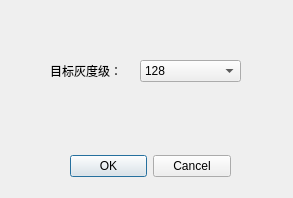
<?xml version="1.0" encoding="UTF-8"?>
<ui version="4.0">
 <class>Combo</class>
 <widget class="QDialog" name="Combo">
  <property name="geometry">
   <rect>
    <x>0</x>
    <y>0</y>
    <width>293</width>
    <height>198</height>
   </rect>
  </property>
  <property name="windowTitle">
   <string>Dialog</string>
  </property>
  <widget class="QDialogButtonBox" name="buttonBox">
   <property name="geometry">
    <rect>
     <x>70</x>
     <y>150</y>
     <width>161</width>
     <height>32</height>
    </rect>
   </property>
   <property name="orientation">
    <enum>Qt::Horizontal</enum>
   </property>
   <property name="standardButtons">
    <set>QDialogButtonBox::Cancel|QDialogButtonBox::Ok</set>
   </property>
  </widget>
  <widget class="QComboBox" name="comboBox">
   <property name="geometry">
    <rect>
     <x>140</x>
     <y>60</y>
     <width>101</width>
     <height>22</height>
    </rect>
   </property>
   <item>
    <property name="text">
     <string>128</string>
    </property>
   </item>
   <item>
    <property name="text">
     <string>64</string>
    </property>
   </item>
   <item>
    <property name="text">
     <string>32</string>
    </property>
   </item>
   <item>
    <property name="text">
     <string>16</string>
    </property>
   </item>
   <item>
    <property name="text">
     <string>8</string>
    </property>
   </item>
   <item>
    <property name="text">
     <string>4</string>
    </property>
   </item>
   <item>
    <property name="text">
     <string>2</string>
    </property>
   </item>
  </widget>
  <widget class="QLabel" name="label">
   <property name="geometry">
    <rect>
     <x>50</x>
     <y>60</y>
     <width>71</width>
     <height>21</height>
    </rect>
   </property>
   <property name="text">
    <string>目标灰度级：</string>
   </property>
  </widget>
 </widget>
 <resources/>
 <connections>
  <connection>
   <sender>buttonBox</sender>
   <signal>accepted()</signal>
   <receiver>Combo</receiver>
   <slot>accept()</slot>
   <hints>
    <hint type="sourcelabel">
     <x>248</x>
     <y>254</y>
    </hint>
    <hint type="destinationlabel">
     <x>157</x>
     <y>274</y>
    </hint>
   </hints>
  </connection>
  <connection>
   <sender>buttonBox</sender>
   <signal>rejected()</signal>
   <receiver>Combo</receiver>
   <slot>reject()</slot>
   <hints>
    <hint type="sourcelabel">
     <x>316</x>
     <y>260</y>
    </hint>
    <hint type="destinationlabel">
     <x>286</x>
     <y>274</y>
    </hint>
   </hints>
  </connection>
 </connections>
</ui>
